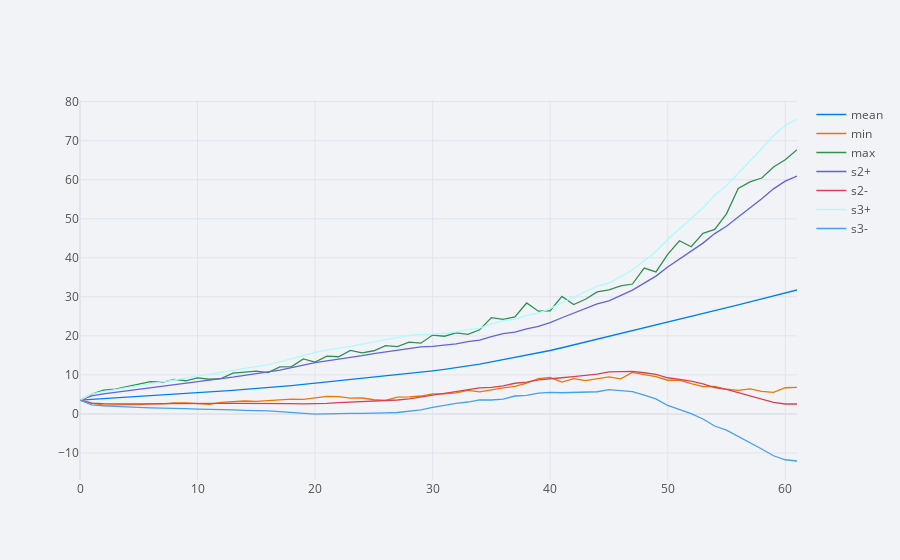

Notebook code cell kept with this figure:
### Code cell
(stats['TQQQ']/1300/1e4).iplot()
